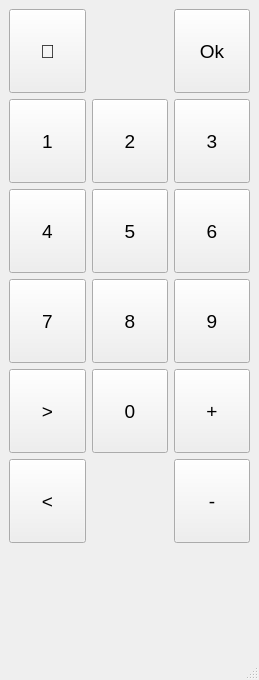
<?xml version="1.0" encoding="UTF-8"?>
<ui version="4.0">
 <class>tvRemoteControl</class>
 <widget class="QMainWindow" name="tvRemoteControl">
  <property name="geometry">
   <rect>
    <x>0</x>
    <y>0</y>
    <width>259</width>
    <height>680</height>
   </rect>
  </property>
  <property name="minimumSize">
   <size>
    <width>259</width>
    <height>680</height>
   </size>
  </property>
  <property name="maximumSize">
   <size>
    <width>259</width>
    <height>680</height>
   </size>
  </property>
  <property name="sizeIncrement">
   <size>
    <width>259</width>
    <height>680</height>
   </size>
  </property>
  <property name="baseSize">
   <size>
    <width>259</width>
    <height>680</height>
   </size>
  </property>
  <property name="windowTitle">
   <string>MainWindow</string>
  </property>
  <widget class="QWidget" name="centralwidget">
   <layout class="QGridLayout" name="gridLayout_2">
    <item row="0" column="0">
     <layout class="QVBoxLayout" name="verticalLayout_2">
      <item>
       <layout class="QGridLayout" name="gridLayout">
        <property name="sizeConstraint">
         <enum>QLayout::SetDefaultConstraint</enum>
        </property>
        <item row="2" column="2">
         <widget class="QPushButton" name="pushButton_6">
          <property name="sizePolicy">
           <sizepolicy hsizetype="Minimum" vsizetype="Expanding">
            <horstretch>0</horstretch>
            <verstretch>0</verstretch>
           </sizepolicy>
          </property>
          <property name="font">
           <font>
            <pointsize>14</pointsize>
           </font>
          </property>
          <property name="text">
           <string>6</string>
          </property>
         </widget>
        </item>
        <item row="3" column="1">
         <widget class="QPushButton" name="pushButton_8">
          <property name="sizePolicy">
           <sizepolicy hsizetype="Minimum" vsizetype="Expanding">
            <horstretch>0</horstretch>
            <verstretch>0</verstretch>
           </sizepolicy>
          </property>
          <property name="font">
           <font>
            <pointsize>14</pointsize>
           </font>
          </property>
          <property name="text">
           <string>8</string>
          </property>
         </widget>
        </item>
        <item row="2" column="0">
         <widget class="QPushButton" name="pushButton_4">
          <property name="sizePolicy">
           <sizepolicy hsizetype="Minimum" vsizetype="Expanding">
            <horstretch>0</horstretch>
            <verstretch>0</verstretch>
           </sizepolicy>
          </property>
          <property name="font">
           <font>
            <pointsize>14</pointsize>
           </font>
          </property>
          <property name="text">
           <string>4</string>
          </property>
         </widget>
        </item>
        <item row="4" column="2">
         <widget class="QPushButton" name="pushButton_12">
          <property name="sizePolicy">
           <sizepolicy hsizetype="Minimum" vsizetype="Expanding">
            <horstretch>0</horstretch>
            <verstretch>0</verstretch>
           </sizepolicy>
          </property>
          <property name="font">
           <font>
            <pointsize>14</pointsize>
           </font>
          </property>
          <property name="text">
           <string>+</string>
          </property>
         </widget>
        </item>
        <item row="1" column="0">
         <widget class="QPushButton" name="pushButton">
          <property name="sizePolicy">
           <sizepolicy hsizetype="Minimum" vsizetype="Expanding">
            <horstretch>0</horstretch>
            <verstretch>0</verstretch>
           </sizepolicy>
          </property>
          <property name="font">
           <font>
            <pointsize>14</pointsize>
           </font>
          </property>
          <property name="text">
           <string>1</string>
          </property>
         </widget>
        </item>
        <item row="3" column="0">
         <widget class="QPushButton" name="pushButton_7">
          <property name="sizePolicy">
           <sizepolicy hsizetype="Minimum" vsizetype="Expanding">
            <horstretch>0</horstretch>
            <verstretch>0</verstretch>
           </sizepolicy>
          </property>
          <property name="font">
           <font>
            <pointsize>14</pointsize>
           </font>
          </property>
          <property name="text">
           <string>7</string>
          </property>
         </widget>
        </item>
        <item row="5" column="0">
         <widget class="QPushButton" name="pushButton_13">
          <property name="enabled">
           <bool>true</bool>
          </property>
          <property name="sizePolicy">
           <sizepolicy hsizetype="Minimum" vsizetype="Expanding">
            <horstretch>0</horstretch>
            <verstretch>0</verstretch>
           </sizepolicy>
          </property>
          <property name="font">
           <font>
            <pointsize>14</pointsize>
           </font>
          </property>
          <property name="text">
           <string>&lt;</string>
          </property>
         </widget>
        </item>
        <item row="1" column="2">
         <widget class="QPushButton" name="pushButton_3">
          <property name="sizePolicy">
           <sizepolicy hsizetype="Minimum" vsizetype="Expanding">
            <horstretch>0</horstretch>
            <verstretch>0</verstretch>
           </sizepolicy>
          </property>
          <property name="font">
           <font>
            <pointsize>14</pointsize>
           </font>
          </property>
          <property name="text">
           <string>3</string>
          </property>
         </widget>
        </item>
        <item row="4" column="0">
         <widget class="QPushButton" name="pushButton_10">
          <property name="sizePolicy">
           <sizepolicy hsizetype="Minimum" vsizetype="Expanding">
            <horstretch>0</horstretch>
            <verstretch>0</verstretch>
           </sizepolicy>
          </property>
          <property name="font">
           <font>
            <pointsize>14</pointsize>
           </font>
          </property>
          <property name="text">
           <string>&gt;</string>
          </property>
         </widget>
        </item>
        <item row="3" column="2">
         <widget class="QPushButton" name="pushButton_9">
          <property name="sizePolicy">
           <sizepolicy hsizetype="Minimum" vsizetype="Expanding">
            <horstretch>0</horstretch>
            <verstretch>0</verstretch>
           </sizepolicy>
          </property>
          <property name="font">
           <font>
            <pointsize>14</pointsize>
           </font>
          </property>
          <property name="text">
           <string>9</string>
          </property>
         </widget>
        </item>
        <item row="1" column="1">
         <widget class="QPushButton" name="pushButton_2">
          <property name="sizePolicy">
           <sizepolicy hsizetype="Minimum" vsizetype="Expanding">
            <horstretch>0</horstretch>
            <verstretch>0</verstretch>
           </sizepolicy>
          </property>
          <property name="font">
           <font>
            <pointsize>14</pointsize>
           </font>
          </property>
          <property name="text">
           <string>2</string>
          </property>
         </widget>
        </item>
        <item row="2" column="1">
         <widget class="QPushButton" name="pushButton_5">
          <property name="sizePolicy">
           <sizepolicy hsizetype="Minimum" vsizetype="Expanding">
            <horstretch>0</horstretch>
            <verstretch>0</verstretch>
           </sizepolicy>
          </property>
          <property name="font">
           <font>
            <pointsize>14</pointsize>
           </font>
          </property>
          <property name="text">
           <string>5</string>
          </property>
         </widget>
        </item>
        <item row="4" column="1">
         <widget class="QPushButton" name="pushButton_11">
          <property name="sizePolicy">
           <sizepolicy hsizetype="Minimum" vsizetype="Expanding">
            <horstretch>0</horstretch>
            <verstretch>0</verstretch>
           </sizepolicy>
          </property>
          <property name="font">
           <font>
            <pointsize>14</pointsize>
           </font>
          </property>
          <property name="text">
           <string>0</string>
          </property>
         </widget>
        </item>
        <item row="5" column="2">
         <widget class="QPushButton" name="pushButton_14">
          <property name="sizePolicy">
           <sizepolicy hsizetype="Minimum" vsizetype="Expanding">
            <horstretch>0</horstretch>
            <verstretch>0</verstretch>
           </sizepolicy>
          </property>
          <property name="font">
           <font>
            <pointsize>14</pointsize>
           </font>
          </property>
          <property name="text">
           <string>-</string>
          </property>
         </widget>
        </item>
        <item row="0" column="0">
         <widget class="QPushButton" name="pushButton_15">
          <property name="sizePolicy">
           <sizepolicy hsizetype="Minimum" vsizetype="Expanding">
            <horstretch>0</horstretch>
            <verstretch>0</verstretch>
           </sizepolicy>
          </property>
          <property name="font">
           <font>
            <pointsize>14</pointsize>
           </font>
          </property>
          <property name="text">
           <string>🔴</string>
          </property>
         </widget>
        </item>
        <item row="0" column="2">
         <widget class="QPushButton" name="pushButton_16">
          <property name="sizePolicy">
           <sizepolicy hsizetype="Minimum" vsizetype="Expanding">
            <horstretch>0</horstretch>
            <verstretch>0</verstretch>
           </sizepolicy>
          </property>
          <property name="font">
           <font>
            <pointsize>14</pointsize>
           </font>
          </property>
          <property name="text">
           <string>Ok</string>
          </property>
         </widget>
        </item>
       </layout>
      </item>
      <item>
       <widget class="QLabel" name="label">
        <property name="sizePolicy">
         <sizepolicy hsizetype="Preferred" vsizetype="Preferred">
          <horstretch>0</horstretch>
          <verstretch>0</verstretch>
         </sizepolicy>
        </property>
        <property name="minimumSize">
         <size>
          <width>0</width>
          <height>100</height>
         </size>
        </property>
        <property name="font">
         <font>
          <pointsize>14</pointsize>
         </font>
        </property>
        <property name="text">
         <string/>
        </property>
        <property name="alignment">
         <set>Qt::AlignCenter</set>
        </property>
       </widget>
      </item>
     </layout>
    </item>
   </layout>
  </widget>
  <widget class="QMenuBar" name="menubar">
   <property name="geometry">
    <rect>
     <x>0</x>
     <y>0</y>
     <width>259</width>
     <height>21</height>
    </rect>
   </property>
  </widget>
  <widget class="QStatusBar" name="statusbar"/>
 </widget>
 <resources/>
 <connections>
  <connection>
   <sender>pushButton</sender>
   <signal>clicked()</signal>
   <receiver>tvRemoteControl</receiver>
   <slot>buttonPressed1()</slot>
   <hints>
    <hint type="sourcelabel">
     <x>73</x>
     <y>155</y>
    </hint>
    <hint type="destinationlabel">
     <x>75</x>
     <y>46</y>
    </hint>
   </hints>
  </connection>
  <connection>
   <sender>pushButton_2</sender>
   <signal>clicked()</signal>
   <receiver>tvRemoteControl</receiver>
   <slot>buttonPressed2()</slot>
   <hints>
    <hint type="sourcelabel">
     <x>166</x>
     <y>155</y>
    </hint>
    <hint type="destinationlabel">
     <x>105</x>
     <y>25</y>
    </hint>
   </hints>
  </connection>
  <connection>
   <sender>pushButton_3</sender>
   <signal>clicked()</signal>
   <receiver>tvRemoteControl</receiver>
   <slot>buttonPressed3()</slot>
   <hints>
    <hint type="sourcelabel">
     <x>247</x>
     <y>155</y>
    </hint>
    <hint type="destinationlabel">
     <x>204</x>
     <y>24</y>
    </hint>
   </hints>
  </connection>
  <connection>
   <sender>pushButton_4</sender>
   <signal>clicked()</signal>
   <receiver>tvRemoteControl</receiver>
   <slot>buttonPressed4()</slot>
   <hints>
    <hint type="sourcelabel">
     <x>79</x>
     <y>220</y>
    </hint>
    <hint type="destinationlabel">
     <x>51</x>
     <y>112</y>
    </hint>
   </hints>
  </connection>
  <connection>
   <sender>pushButton_5</sender>
   <signal>clicked()</signal>
   <receiver>tvRemoteControl</receiver>
   <slot>buttonPressed5()</slot>
   <hints>
    <hint type="sourcelabel">
     <x>166</x>
     <y>220</y>
    </hint>
    <hint type="destinationlabel">
     <x>118</x>
     <y>112</y>
    </hint>
   </hints>
  </connection>
  <connection>
   <sender>pushButton_6</sender>
   <signal>clicked()</signal>
   <receiver>tvRemoteControl</receiver>
   <slot>buttonPressed6()</slot>
   <hints>
    <hint type="sourcelabel">
     <x>247</x>
     <y>220</y>
    </hint>
    <hint type="destinationlabel">
     <x>196</x>
     <y>113</y>
    </hint>
   </hints>
  </connection>
  <connection>
   <sender>pushButton_7</sender>
   <signal>clicked()</signal>
   <receiver>tvRemoteControl</receiver>
   <slot>buttonPressed7()</slot>
   <hints>
    <hint type="sourcelabel">
     <x>63</x>
     <y>296</y>
    </hint>
    <hint type="destinationlabel">
     <x>45</x>
     <y>199</y>
    </hint>
   </hints>
  </connection>
  <connection>
   <sender>pushButton_8</sender>
   <signal>clicked()</signal>
   <receiver>tvRemoteControl</receiver>
   <slot>buttonPressed8()</slot>
   <hints>
    <hint type="sourcelabel">
     <x>160</x>
     <y>300</y>
    </hint>
    <hint type="destinationlabel">
     <x>136</x>
     <y>198</y>
    </hint>
   </hints>
  </connection>
  <connection>
   <sender>pushButton_9</sender>
   <signal>clicked()</signal>
   <receiver>tvRemoteControl</receiver>
   <slot>buttonPressed9()</slot>
   <hints>
    <hint type="sourcelabel">
     <x>247</x>
     <y>331</y>
    </hint>
    <hint type="destinationlabel">
     <x>234</x>
     <y>197</y>
    </hint>
   </hints>
  </connection>
  <connection>
   <sender>pushButton_11</sender>
   <signal>clicked()</signal>
   <receiver>tvRemoteControl</receiver>
   <slot>buttonPressed0()</slot>
   <hints>
    <hint type="sourcelabel">
     <x>155</x>
     <y>401</y>
    </hint>
    <hint type="destinationlabel">
     <x>150</x>
     <y>283</y>
    </hint>
   </hints>
  </connection>
  <connection>
   <sender>pushButton_10</sender>
   <signal>clicked()</signal>
   <receiver>tvRemoteControl</receiver>
   <slot>nextChannel()</slot>
   <hints>
    <hint type="sourcelabel">
     <x>64</x>
     <y>392</y>
    </hint>
    <hint type="destinationlabel">
     <x>52</x>
     <y>284</y>
    </hint>
   </hints>
  </connection>
  <connection>
   <sender>pushButton_13</sender>
   <signal>clicked()</signal>
   <receiver>tvRemoteControl</receiver>
   <slot>previousChannel()</slot>
   <hints>
    <hint type="sourcelabel">
     <x>63</x>
     <y>483</y>
    </hint>
    <hint type="destinationlabel">
     <x>49</x>
     <y>367</y>
    </hint>
   </hints>
  </connection>
  <connection>
   <sender>pushButton_12</sender>
   <signal>clicked()</signal>
   <receiver>tvRemoteControl</receiver>
   <slot>upVolume()</slot>
   <hints>
    <hint type="sourcelabel">
     <x>237</x>
     <y>398</y>
    </hint>
    <hint type="destinationlabel">
     <x>213</x>
     <y>283</y>
    </hint>
   </hints>
  </connection>
  <connection>
   <sender>pushButton_15</sender>
   <signal>clicked()</signal>
   <receiver>tvRemoteControl</receiver>
   <slot>power()</slot>
   <hints>
    <hint type="sourcelabel">
     <x>36</x>
     <y>87</y>
    </hint>
    <hint type="destinationlabel">
     <x>120</x>
     <y>71</y>
    </hint>
   </hints>
  </connection>
  <connection>
   <sender>pushButton_14</sender>
   <signal>clicked()</signal>
   <receiver>tvRemoteControl</receiver>
   <slot>downVolume()</slot>
   <hints>
    <hint type="sourcelabel">
     <x>213</x>
     <y>489</y>
    </hint>
    <hint type="destinationlabel">
     <x>155</x>
     <y>402</y>
    </hint>
   </hints>
  </connection>
  <connection>
   <sender>pushButton_16</sender>
   <signal>clicked()</signal>
   <receiver>tvRemoteControl</receiver>
   <slot>accept()</slot>
   <hints>
    <hint type="sourcelabel">
     <x>207</x>
     <y>73</y>
    </hint>
    <hint type="destinationlabel">
     <x>143</x>
     <y>95</y>
    </hint>
   </hints>
  </connection>
 </connections>
 <slots>
  <slot>buttonPressed1()</slot>
  <slot>buttonPressed2()</slot>
  <slot>buttonPressed3()</slot>
  <slot>buttonPressed4()</slot>
  <slot>buttonPressed5()</slot>
  <slot>buttonPressed6()</slot>
  <slot>buttonPressed7()</slot>
  <slot>buttonPressed8()</slot>
  <slot>buttonPressed9()</slot>
  <slot>buttonPressed0()</slot>
  <slot>upVolume()</slot>
  <slot>downVolume()</slot>
  <slot>nextChannel()</slot>
  <slot>previousChannel()</slot>
  <slot>power()</slot>
  <slot>accept()</slot>
 </slots>
</ui>
